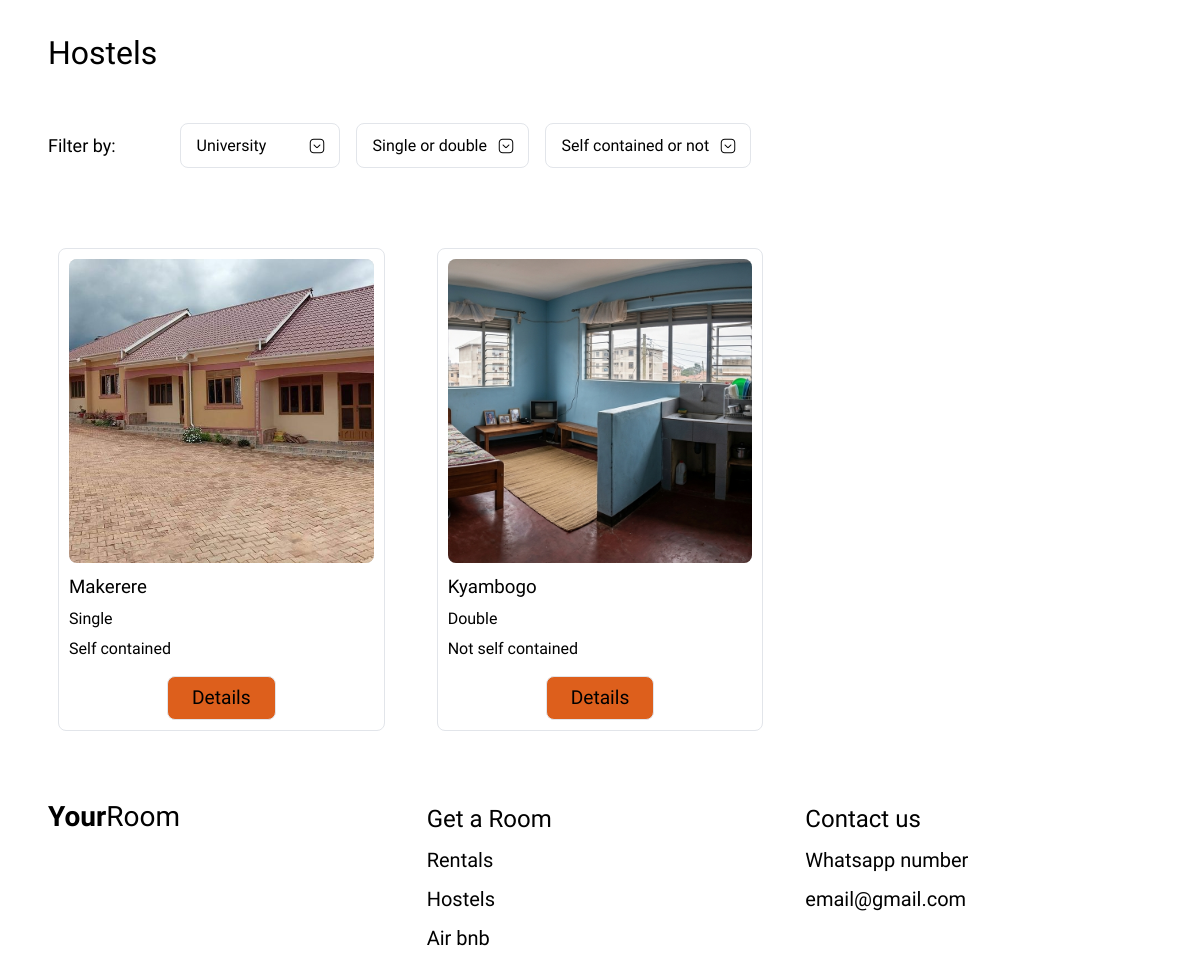
The page /hostels/ on the database as committed earlier.
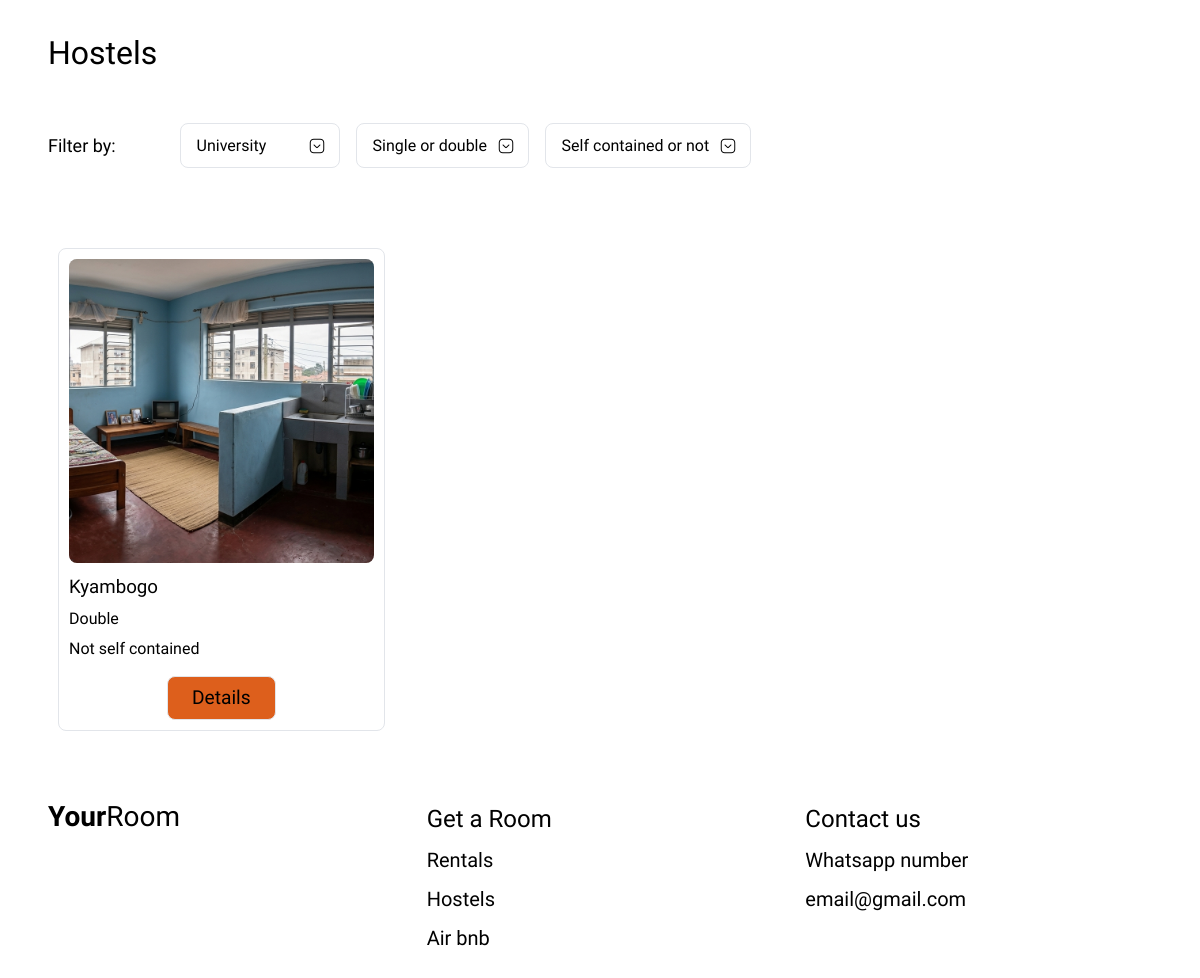
The same page on the database as committed later.
### your_room/models.py (models this page shows, shortened)
class BaseUnit(models.Model):
    name = models.CharField(max_length=150)
    description = models.TextField(blank=True)
    location = models.CharField(max_length=150)
    class Meta:
        abstract = True
        ordering = ["name"]

class Hostel(BaseUnit):
    university = models.CharField(max_length=150)
    room_type = models.CharField(max_length=10, choices=RoomType.choices)
    self_contained = models.BooleanField(default=False)
    price = models.DecimalField(max_digits=10, decimal_places=2, null=True, blank=True)
    is_booked = models.BooleanField(default=False)

class UnitImageBase(models.Model):
    image = models.ImageField(upload_to="units/%Y/%m/")
    is_main = models.BooleanField(
        default=False,
        help_text="Check this box to set this image as the main display photo."
    )
    class Meta:
        abstract = True
        ordering = ["is_main"]

class HostelImage(UnitImageBase):
    unit = models.ForeignKey(Hostel, related_name="images", on_delete=models.CASCADE)

### your_room/views.py (the view)
# urls.py: path("hostels/", hostel, name = "hostels"),
def hostel(request):
    units = Hostel.objects.filter(is_booked=False).prefetch_related("images")
    university = request.GET.get("university")
    room_type = request.GET.get("room_type")
    self_contained = request.GET.get("self_contained")
    if university:
        units = units.filter(university__icontains=university)
    if room_type:
        units = units.filter(room_type=room_type)
    if self_contained in ("true", "false"):
        units = units.filter(self_contained=(self_contained == "true"))
    context = {
        "units": units,
        "universities": Hostel.objects.values_list("university", flat=True).distinct(),
    }
    return render(request, "your_room/hostels.html", context)

### your_room/templates/your_room/hostels.html (shortened to what this page needs)
<!DOCTYPE html>
{% load static %}
<html lang="en">
<head>
<link rel="stylesheet" href="{% static 'your_room/styles.css' %}" />
</head>
<body>
<main>
  <h1 class="page-title container">Hostels</h1>
  <div class = "filters container" >
    <h2 class="filter-title container">Filter by:</h2>
    <form class = "filters container", method = "get", id = "filter-form">
      <select name = "university", class = "filter", onchange="document.getElementById('filter-form').submit()">
        <option value = "">University</option>
      </select>
      <select name="room_type" class="filter" onchange="document.getElementById('filter-form').submit()">
      <option value="">Single or double</option>
    </select>
    <select name="self_contained" class="filter" onchange="document.getElementById('filter-form').submit()">
      <option value="">Self contained or not</option>
    </select>
    </form>
  </div>
  <div class="grid container">
   {% for unit in units %}
      <article class="card">
        {% with unit.images.first as img %}
          {% if img %}
            <img src="{{ img.image.url }}" alt="{{ unit.name }}" loading="lazy" />
          {% else %}
            <img src="{% static 'your_room/images/hero.png' %}" alt="{{ unit.name }}" loading="lazy" />
          {% endif %}
        {% endwith %}
        <h3>{{ unit.university }}</h3>
        <p>{{ unit.room_type|capfirst }}</p>
        <p>{% if unit.self_contained %} Self contained {% else %} Not self contained {% endif %}</p>
        <div class="card__action">
          <a class="btn btn--sm" href="{% url 'unit-detail' 'hostel' unit.pk %}">Details</a>
        </div>
      </article>
    {% empty %}
      <p>No rentals match those filters.</p>
    {% endfor %}
  </div>
</main>
<footer class="footer container">
  <a class="logo" href="{% url 'index' %}"><b>Your</b><span>Room</span></a>
  <div class="col">
    <strong>Get a Room</strong>
    <a href="{% url 'rentals' %}">Rentals</a>
    <a href="{% url 'hostels' %}">Hostels</a>
    <a href="{% url 'airbnb' %}">Air bnb</a>
  </div>
  <div class="col">
    <strong>Contact us</strong>
    <span>Whatsapp number</span>
    <span>email@gmail.com</span>
  </div>
</footer>
</body>
</html>

### your_room/static/your_room/styles.css (style rules this page uses)
:root { --accent-orange:#dd5f1c; --surface-gray:#d9d9d9; --background:#ffffff; --foreground:#000000; --border:#e2e5ea; --radius:8px; }
* { box-sizing:border-box;margin:0;padding:0 }
html, body { height: 100%; }
html { scroll-behavior:smooth }
body { font-family:"Urbanist",system-ui,sans-serif; background:var(--background); color:var(--foreground); line-height:1.35; display:flex; flex-direction: column; min-height: 100vh; }
main { flex: 1; }
img { display:block;max-width:100% }
a { color:inherit;text-decoration:none }
.container { padding-inline:16px }
@media (min-width:768px) { .container { padding-inline:48px } }
.logo { font-size:clamp(1.5rem, 4vw, 1.75rem);line-height:1 }
.logo b { font-weight:600 }
.logo span { font-weight:300 }
h2.filter-title { font-size:1.125rem;font-weight:400; padding: 0px; display: flex; justify-content: center; align-items: center; }
h1.page-title { font-size:clamp(1.375rem, 4vw, 2rem);font-weight:400;padding-top:32px }
.grid { display:grid;gap:32px;padding-block:32px }
@media (min-width:768px) { .grid { grid-template-columns:repeat(2,1fr) } }
@media (min-width:1024px) { .grid { grid-template-columns:repeat(3,1fr) } }
.card { border:1px solid var(--border);border-radius:var(--radius);padding:10px;display:block; margin:0 10px }
.card img { width:100%;height:304px;object-fit:cover;border-radius:var(--radius);background:var(--surface-gray) }
.card h3 { margin-top:12px;font-size:clamp(1.125rem, 2vm, 1.25rem);font-weight:400 }
.card p { margin-top:8px;font-size:1rem }
.card__action { display:flex;justify-content:center;margin-top:16px }
.btn { display:inline-block;border:1px solid var(--border);border-radius:var(--radius); background:transparent;font:inherit;cursor:pointer;transition:background-color .15s ease; }
.btn--sm { padding:8px 24px;font-size:1.2rem; background:var(--accent-orange) }
.filters { display:flex;flex-wrap:wrap;gap:16px;padding-block:24px }
.filter { flex:0 1 auto;min-width:10rem;display:flex;align-items:center;justify-content:center;gap:12px; border:1px solid var(--border);border-radius:var(--radius);padding:12px 16px;font-size:1rem; background:transparent;font-family:inherit;cursor:pointer;transition:background-color .15s ease; }
select.filter { appearance:none;-webkit-appearance:none;-moz-appearance:none; text-align:left; background-image:url("images/arrow.png"); background-repeat:no-repeat; background-position:right 14px center; background-size:16px; padding-right:40px; }
.footer { display:grid;gap:32px;padding-block:40px }
@media (min-width:768px) { .footer { grid-template-columns:repeat(3,1fr) } }
.footer .col { display:flex;flex-direction:column;gap:12px }
.footer .col strong { font-size:1.5rem;font-weight:400 }
.footer .col a,.footer .col span { font-size:1.25rem }

Rows that differ between the two databases and show on the page:
no longer on this page (row edited): Hostel: images.first.image (picture), university "Makerere", room_type "Single", self_contained "Self contained"
